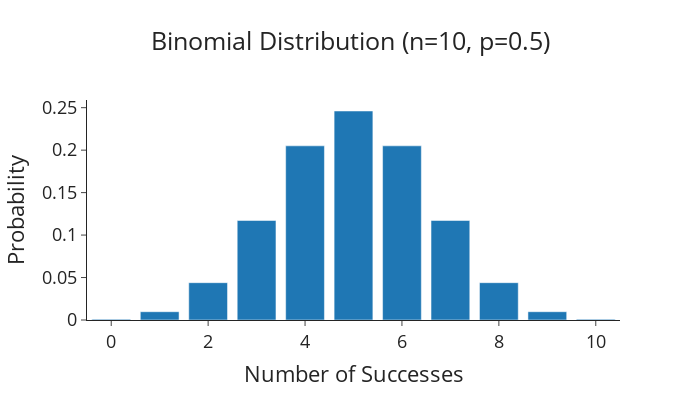

Notebook source saved alongside this figure:
### Code cell
# Set the number of trials and probability
n = 10
p = 0.5

# Number of successes
k = np.arange(0, n+1)

# PMF
pmf = binom.pmf(k, n, p)

# Generate plot
fig = go.Figure(data=[go.Bar(x=k, y=pmf)])
fig.update_layout(title="Binomial Distribution (n=10, p=0.5)",
                  xaxis_title="Number of Successes",
                  yaxis_title="Probability",
                  font=dict(size=18),
                  width=700,
                  title_x=0.5,
                  height=400,
                  template="simple_white")
fig.show()

### Figure 1 — Plotly figure (JSON) as saved in the notebook; plotly's stock layout.template omitted (floating-point values rounded to 4 significant figures)
{"data": [{"type": "bar", "x": [0, 1, 2, 3, 4, 5, 6, 7, 8, 9, 10], "y": [0.0009766, 0.009766, 0.04395, 0.1172, 0.2051, 0.2461, 0.2051, 0.1172, 0.04395, 0.009766, 0.0009766]}], "layout": {"font": {"size": 18}, "height": 400, "title": {"text": "Binomial Distribution (n=10, p=0.5)", "x": 0.5}, "width": 700, "xaxis": {"title": {"text": "Number of Successes"}}, "yaxis": {"title": {"text": "Probability"}}}}
